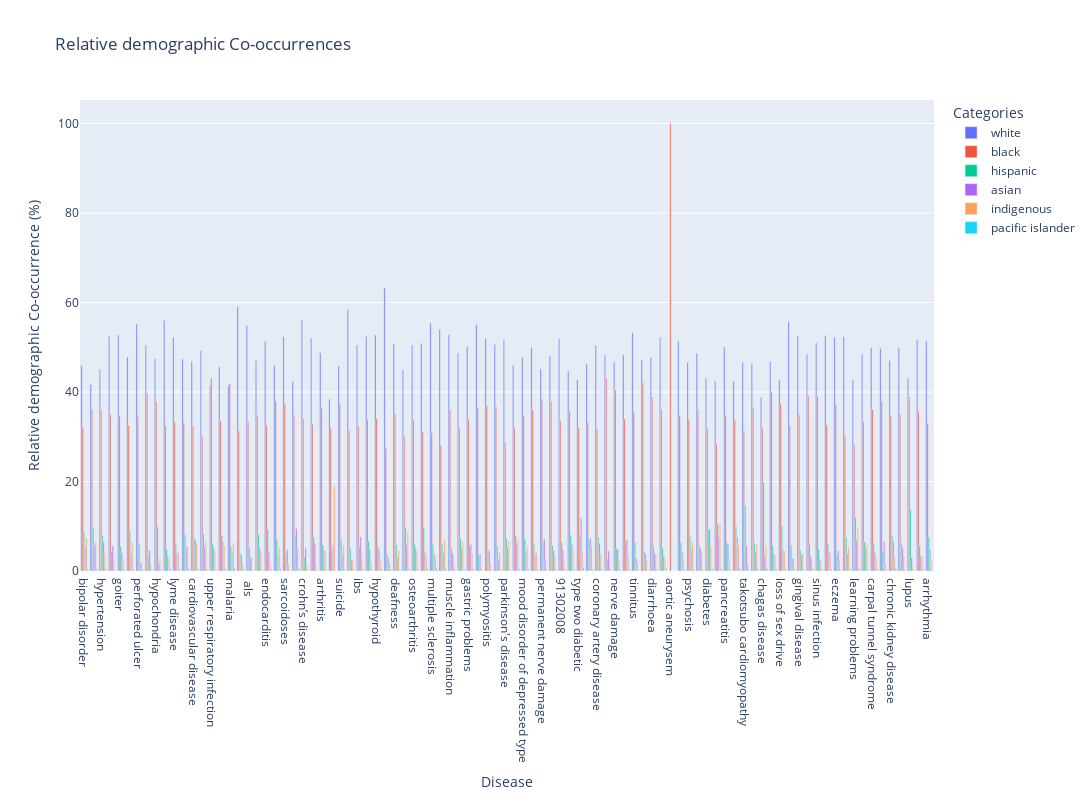

Notebook code for this chart:
### Code cell
# Now, use Plotly Express to create the visualization
fig = px.bar(
    counts_df,
    x="disease",
    y="normalized_by_demo_mentions",
    color="demographic",
    barmode="group",
    title="Relative demographic Co-occurrences",
)

# Customizing the layout
fig.update_layout(
    xaxis_title="Disease",
    yaxis_title="Relative demographic Co-occurrence (%)",
    legend_title="Categories",
    autosize=False,
    width=1400,
    height=800,
)

fig.update_xaxes(categoryorder="total descending")
fig.show()

### Figure 1 — Plotly figure (JSON) as saved in the notebook; plotly's stock layout.template omitted (floating-point values rounded to 4 significant figures)
{"data": [{"alignmentgroup": "True", "hovertemplate": "demographic=white<br>disease=%{x}<br>normalized_by_demo_mentions=%{y}<extra></extra>", "legendgroup": "white", "marker": {"color": "#636efa", "pattern": {"shape": ""}}, "name": "white", "offsetgroup": "white", "orientation": "v", "showlegend": true, "textposition": "auto", "type": "bar", "x": ["hiv/aids", "covid-19", "takotsubo cardiomyopathy", "tuberculoses", "endocarditis", "syphilis", "hypertension", "sarcoidoses", "hepatitis b", "ulcerative colitis", "crohn’s disease", "chagas disease", "diastolic dysfunction", "goiter", "arthritis", "repetitive stress syndrome", "flu", "suicide", "visual anomalies", "loss of sex drive", "menstruation", "perforated ulcer", "ibs", "acne", "achilles tendinitis", "bipolar disorder", "hyperthyroid", "hypothyroid", "acute kidney failure", "deafness", "hypochondria", "gingival disease", "disability", "osteoarthritis", " mi ", "lyme disease", "labyrinthitis", "fibromyalgia", "multiple sclerosis", "acute gastritis", "muscle inflammation", "alzheimer's", "gastric problems", "oesophageal ulcer", "polymyositis", "bronchitis", "parkinson's disease", "restless legs syndrome", "inflammatory disorder of tendon", "mood disorder of depressed type", "sinus infection", " mnd ", "permanent nerve damage", "gall bladder disease", "infection", "91302008", "menopause", "eczema", "type two diabetic", "type one diabetic", "parkinson", "cardiovascular disease", "learning problems", "dementia", "chronic fatigue syndrome", "coronary artery disease", "upper respiratory infection", "alopecia", "sexual dysfunction", "nerve damage", "carpal tunnel syndrome", "liver failure", "tinnitus", "malaria", "phlebitis", "diarrhoea", "vision problems", "aortic aneurysem", "urinary tract infection", "psychosis", "rheumatoid arthritis", "diabetes", "stevens johnson syndrome", "mental illness", "pancreatitis", "adenomyosis", " als ", "chronic kidney disease", "endometriosis", "asthma", "lupus", "pneumonia", "arrhythmia"], "xaxis": "x", "y": [41.69, 42.48, 46.62, 46.45, 51.4, 45.85, 45.05, 52.34, 42.38, 52.43, 56.22, 38.81, 52.05, 52.79, 48.78, 38.41, 46.84, 45.82, 58.41, 42.75, 47.81, 55.15, 50.5, 50.43, 55.7, 45.89, 52.47, 52.74, 63.39, 50.72, 47.43, 52.63, 44.88, 50.53, 56.01, 52.23, 50.88, 47.35, 55.41, 53.98, 52.87, 48.75, 50.15, 55.09, 51.97, 50.64, 51.68, 46.03, 48.42, 47.83, 51.03, 50.0, 45.09, 52.58, 48.05, 51.88, 44.7, 52.17, 42.82, 46.22, 52.37, 46.85, 42.72, 49.27, 48.45, 50.47, 41.32, 48.27, 45.62, 46.78, 49.93, 48.34, 53.25, 41.44, 47.13, 47.75, 52.17, 0, 51.28, 46.62, 48.61, 43.08, 49.76, 42.46, 50.08, 59.03, 54.82, 47.07, 49.93, 47.18, 43.06, 51.75, 51.47], "yaxis": "y"}, {"alignmentgroup": "True", "hovertemplate": "demographic=black<br>disease=%{x}<br>normalized_by_demo_mentions=%{y}<extra></extra>", "legendgroup": "black", "marker": {"color": "#EF553B", "pattern": {"shape": ""}}, "name": "black", "offsetgroup": "black", "orientation": "v", "showlegend": true, "textposition": "auto", "type": "bar", "x": ["hiv/aids", "covid-19", "takotsubo cardiomyopathy", "tuberculoses", "endocarditis", "syphilis", "hypertension", "sarcoidoses", "hepatitis b", "ulcerative colitis", "crohn’s disease", "chagas disease", "diastolic dysfunction", "goiter", "arthritis", "repetitive stress syndrome", "flu", "suicide", "visual anomalies", "loss of sex drive", "menstruation", "perforated ulcer", "ibs", "acne", "achilles tendinitis", "bipolar disorder", "hyperthyroid", "hypothyroid", "acute kidney failure", "deafness", "hypochondria", "gingival disease", "disability", "osteoarthritis", " mi ", "lyme disease", "labyrinthitis", "fibromyalgia", "multiple sclerosis", "acute gastritis", "muscle inflammation", "alzheimer's", "gastric problems", "oesophageal ulcer", "polymyositis", "bronchitis", "parkinson's disease", "restless legs syndrome", "inflammatory disorder of tendon", "mood disorder of depressed type", "sinus infection", " mnd ", "permanent nerve damage", "gall bladder disease", "infection", "91302008", "menopause", "eczema", "type two diabetic", "type one diabetic", "parkinson", "cardiovascular disease", "learning problems", "dementia", "chronic fatigue syndrome", "coronary artery disease", "upper respiratory infection", "alopecia", "sexual dysfunction", "nerve damage", "carpal tunnel syndrome", "liver failure", "tinnitus", "malaria", "phlebitis", "diarrhoea", "vision problems", "aortic aneurysem", "urinary tract infection", "psychosis", "rheumatoid arthritis", "diabetes", "stevens johnson syndrome", "mental illness", "pancreatitis", "adenomyosis", " als ", "chronic kidney disease", "endometriosis", "asthma", "lupus", "pneumonia", "arrhythmia"], "xaxis": "x", "y": [36.19, 33.68, 31.36, 36.67, 32.62, 37.98, 36.03, 37.24, 34.81, 35.04, 34.0, 31.91, 32.83, 34.69, 36.43, 31.9, 39.95, 37.2, 31.41, 37.37, 32.5, 34.54, 32.44, 39.73, 32.43, 32.06, 33.79, 34.02, 27.5, 35.31, 37.88, 34.9, 30.12, 33.7, 32.46, 33.32, 31.07, 33.13, 30.9, 28.13, 35.98, 31.93, 33.94, 36.47, 36.98, 36.71, 28.85, 32.1, 39.16, 34.7, 39.13, 35.93, 38.35, 32.64, 37.87, 33.61, 35.68, 37.14, 31.95, 33.12, 30.27, 32.35, 28.21, 30.04, 33.34, 31.75, 43.13, 43.13, 33.54, 40.45, 36.08, 33.96, 35.46, 41.91, 42.09, 38.89, 36.13, 100, 34.74, 33.87, 36.17, 31.92, 37.94, 28.41, 34.7, 31.31, 33.53, 34.55, 34.96, 34.69, 38.87, 35.68, 33.06], "yaxis": "y"}, {"alignmentgroup": "True", "hovertemplate": "demographic=hispanic<br>disease=%{x}<br>normalized_by_demo_mentions=%{y}<extra></extra>", "legendgroup": "hispanic", "marker": {"color": "#00cc96", "pattern": {"shape": ""}}, "name": "hispanic", "offsetgroup": "hispanic", "orientation": "v", "showlegend": true, "textposition": "auto", "type": "bar", "x": ["hiv/aids", "covid-19", "takotsubo cardiomyopathy", "tuberculoses", "endocarditis", "syphilis", "hypertension", "sarcoidoses", "hepatitis b", "ulcerative colitis", "crohn’s disease", "chagas disease", "diastolic dysfunction", "goiter", "arthritis", "repetitive stress syndrome", "flu", "suicide", "visual anomalies", "loss of sex drive", "menstruation", "perforated ulcer", "ibs", "acne", "achilles tendinitis", "bipolar disorder", "hyperthyroid", "hypothyroid", "acute kidney failure", "deafness", "hypochondria", "gingival disease", "disability", "osteoarthritis", " mi ", "lyme disease", "labyrinthitis", "fibromyalgia", "multiple sclerosis", "acute gastritis", "muscle inflammation", "alzheimer's", "gastric problems", "oesophageal ulcer", "polymyositis", "bronchitis", "parkinson's disease", "restless legs syndrome", "inflammatory disorder of tendon", "mood disorder of depressed type", "sinus infection", " mnd ", "permanent nerve damage", "gall bladder disease", "infection", "91302008", "menopause", "eczema", "type two diabetic", "type one diabetic", "parkinson", "cardiovascular disease", "learning problems", "dementia", "chronic fatigue syndrome", "coronary artery disease", "upper respiratory infection", "alopecia", "sexual dysfunction", "nerve damage", "carpal tunnel syndrome", "liver failure", "tinnitus", "malaria", "phlebitis", "diarrhoea", "vision problems", "aortic aneurysem", "urinary tract infection", "psychosis", "rheumatoid arthritis", "diabetes", "stevens johnson syndrome", "mental illness", "pancreatitis", "adenomyosis", " als ", "chronic kidney disease", "endometriosis", "asthma", "lupus", "pneumonia", "arrhythmia"], "xaxis": "x", "y": [9.534, 9.963, 14.57, 6.315, 9.382, 7.109, 7.94, 3.982, 7.688, 4.492, 3.102, 19.73, 7.495, 5.461, 5.797, 4.905, 5.538, 7.209, 5.019, 10.14, 8.954, 6.126, 5.392, 3.117, 5.767, 8.742, 6.742, 5.603, 3.838, 5.916, 9.894, 4.651, 9.798, 5.945, 4.875, 5.844, 9.789, 8.097, 5.879, 5.989, 4.982, 7.23, 5.546, 3.547, 4.755, 5.507, 7.269, 7.879, 5.867, 7.122, 4.877, 5.964, 6.586, 6.033, 5.721, 6.363, 7.909, 3.576, 7.843, 7.281, 7.582, 7.315, 11.95, 8.188, 6.497, 7.515, 6.269, 2.64, 8.063, 5.007, 5.882, 6.842, 6.414, 5.498, 4.426, 5.462, 5.139, 0, 6.343, 7.787, 5.634, 9.229, 4.055, 10.44, 6.336, 3.978, 5.354, 7.883, 6.33, 8.171, 13.8, 5.558, 7.536], "yaxis": "y"}, {"alignmentgroup": "True", "hovertemplate": "demographic=asian<br>disease=%{x}<br>normalized_by_demo_mentions=%{y}<extra></extra>", "legendgroup": "asian", "marker": {"color": "#ab63fa", "pattern": {"shape": ""}}, "name": "asian", "offsetgroup": "asian", "orientation": "v", "showlegend": true, "textposition": "auto", "type": "bar", "x": ["hiv/aids", "covid-19", "takotsubo cardiomyopathy", "tuberculoses", "endocarditis", "syphilis", "hypertension", "sarcoidoses", "hepatitis b", "ulcerative colitis", "crohn’s disease", "chagas disease", "diastolic dysfunction", "goiter", "arthritis", "repetitive stress syndrome", "flu", "suicide", "visual anomalies", "loss of sex drive", "menstruation", "perforated ulcer", "ibs", "acne", "achilles tendinitis", "bipolar disorder", "hyperthyroid", "hypothyroid", "acute kidney failure", "deafness", "hypochondria", "gingival disease", "disability", "osteoarthritis", " mi ", "lyme disease", "labyrinthitis", "fibromyalgia", "multiple sclerosis", "acute gastritis", "muscle inflammation", "alzheimer's", "gastric problems", "oesophageal ulcer", "polymyositis", "bronchitis", "parkinson's disease", "restless legs syndrome", "inflammatory disorder of tendon", "mood disorder of depressed type", "sinus infection", " mnd ", "permanent nerve damage", "gall bladder disease", "infection", "91302008", "menopause", "eczema", "type two diabetic", "type one diabetic", "parkinson", "cardiovascular disease", "learning problems", "dementia", "chronic fatigue syndrome", "coronary artery disease", "upper respiratory infection", "alopecia", "sexual dysfunction", "nerve damage", "carpal tunnel syndrome", "liver failure", "tinnitus", "malaria", "phlebitis", "diarrhoea", "vision problems", "aortic aneurysem", "urinary tract infection", "psychosis", "rheumatoid arthritis", "diabetes", "stevens johnson syndrome", "mental illness", "pancreatitis", "adenomyosis", " als ", "chronic kidney disease", "endometriosis", "asthma", "lupus", "pneumonia", "arrhythmia"], "xaxis": "x", "y": [5.662, 7.507, 5.593, 4.213, 4.298, 3.279, 6.511, 4.724, 9.481, 5.609, 5.085, 3.483, 6.222, 4.05, 4.576, 5.766, 3.725, 3.579, 2.548, 4.815, 3.975, 1.849, 7.585, 4.656, 2.882, 5.54, 4.815, 4.739, 2.936, 3.097, 1.714, 3.738, 5.855, 5.05, 3.361, 3.854, 4.099, 5.433, 3.774, 3.894, 3.938, 5.218, 6.02, 3.721, 4.422, 2.659, 5.194, 6.235, 3.329, 4.441, 2.569, 3.534, 7.153, 4.328, 4.562, 4.741, 6.059, 4.56, 11.88, 7.34, 3.906, 6.936, 6.908, 5.404, 5.19, 6.205, 5.018, 4.513, 6.512, 4.905, 4.077, 6.893, 2.794, 4.29, 3.777, 4.024, 3.358, 0, 4.427, 4.817, 5.004, 9.38, 6.559, 7.472, 5.982, 3.516, 3.06, 6.655, 5.211, 5.187, 3.002, 3.284, 4.935], "yaxis": "y"}, {"alignmentgroup": "True", "hovertemplate": "demographic=indigenous<br>disease=%{x}<br>normalized_by_demo_mentions=%{y}<extra></extra>", "legendgroup": "indigenous", "marker": {"color": "#FFA15A", "pattern": {"shape": ""}}, "name": "indigenous", "offsetgroup": "indigenous", "orientation": "v", "showlegend": true, "textposition": "auto", "type": "bar", "x": ["hiv/aids", "covid-19", "takotsubo cardiomyopathy", "tuberculoses", "endocarditis", "syphilis", "hypertension", "sarcoidoses", "hepatitis b", "ulcerative colitis", "crohn’s disease", "chagas disease", "diastolic dysfunction", "goiter", "arthritis", "repetitive stress syndrome", "flu", "suicide", "visual anomalies", "loss of sex drive", "menstruation", "perforated ulcer", "ibs", "acne", "achilles tendinitis", "bipolar disorder", "hyperthyroid", "hypothyroid", "acute kidney failure", "deafness", "hypochondria", "gingival disease", "disability", "osteoarthritis", " mi ", "lyme disease", "labyrinthitis", "fibromyalgia", "multiple sclerosis", "acute gastritis", "muscle inflammation", "alzheimer's", "gastric problems", "oesophageal ulcer", "polymyositis", "bronchitis", "parkinson's disease", "restless legs syndrome", "inflammatory disorder of tendon", "mood disorder of depressed type", "sinus infection", " mnd ", "permanent nerve damage", "gall bladder disease", "infection", "91302008", "menopause", "eczema", "type two diabetic", "type one diabetic", "parkinson", "cardiovascular disease", "learning problems", "dementia", "chronic fatigue syndrome", "coronary artery disease", "upper respiratory infection", "alopecia", "sexual dysfunction", "nerve damage", "carpal tunnel syndrome", "liver failure", "tinnitus", "malaria", "phlebitis", "diarrhoea", "vision problems", "aortic aneurysem", "urinary tract infection", "psychosis", "rheumatoid arthritis", "diabetes", "stevens johnson syndrome", "mental illness", "pancreatitis", "adenomyosis", " als ", "chronic kidney disease", "endometriosis", "asthma", "lupus", "pneumonia", "arrhythmia"], "xaxis": "x", "y": [6.473, 5.779, 1.424, 5.888, 1.955, 5.255, 3.944, 1.49, 4.915, 2.182, 1.415, 5.567, 1.264, 2.631, 4.037, 18.98, 3.498, 5.807, 2.495, 4.462, 6.415, 1.918, 3.682, 1.813, 2.8, 7.367, 1.884, 2.438, 1.906, 4.665, 2.826, 3.778, 8.815, 4.359, 2.797, 4.205, 3.529, 5.436, 3.377, 7.184, 1.907, 6.453, 3.975, 1.112, 1.639, 4.155, 6.63, 7.27, 2.694, 5.506, 1.995, 4.169, 2.478, 4.01, 3.407, 2.983, 5.232, 2.312, 4.62, 5.603, 5.394, 6.038, 9.464, 6.711, 6.068, 3.685, 3.95, 1.266, 5.731, 2.481, 3.585, 3.554, 1.898, 6.189, 2.365, 3.554, 2.715, 0, 2.828, 6.573, 4.25, 5.532, 1.435, 10.71, 2.543, 1.746, 2.946, 3.241, 3.254, 4.3, 1.102, 3.301, 2.734], "yaxis": "y"}, {"alignmentgroup": "True", "hovertemplate": "demographic=pacific islander<br>disease=%{x}<br>normalized_by_demo_mentions=%{y}<extra></extra>", "legendgroup": "pacific islander", "marker": {"color": "#19d3f3", "pattern": {"shape": ""}}, "name": "pacific islander", "offsetgroup": "pacific islander", "orientation": "v", "showlegend": true, "textposition": "auto", "type": "bar", "x": ["hiv/aids", "covid-19", "takotsubo cardiomyopathy", "tuberculoses", "endocarditis", "syphilis", "hypertension", "sarcoidoses", "hepatitis b", "ulcerative colitis", "crohn’s disease", "chagas disease", "diastolic dysfunction", "goiter", "arthritis", "repetitive stress syndrome", "flu", "suicide", "visual anomalies", "loss of sex drive", "menstruation", "perforated ulcer", "ibs", "acne", "achilles tendinitis", "bipolar disorder", "hyperthyroid", "hypothyroid", "acute kidney failure", "deafness", "hypochondria", "gingival disease", "disability", "osteoarthritis", " mi ", "lyme disease", "labyrinthitis", "fibromyalgia", "multiple sclerosis", "acute gastritis", "muscle inflammation", "alzheimer's", "gastric problems", "oesophageal ulcer", "polymyositis", "bronchitis", "parkinson's disease", "restless legs syndrome", "inflammatory disorder of tendon", "mood disorder of depressed type", "sinus infection", " mnd ", "permanent nerve damage", "gall bladder disease", "infection", "91302008", "menopause", "eczema", "type two diabetic", "type one diabetic", "parkinson", "cardiovascular disease", "learning problems", "dementia", "chronic fatigue syndrome", "coronary artery disease", "upper respiratory infection", "alopecia", "sexual dysfunction", "nerve damage", "carpal tunnel syndrome", "liver failure", "tinnitus", "malaria", "phlebitis", "diarrhoea", "vision problems", "aortic aneurysem", "urinary tract infection", "psychosis", "rheumatoid arthritis", "diabetes", "stevens johnson syndrome", "mental illness", "pancreatitis", "adenomyosis", " als ", "chronic kidney disease", "endometriosis", "asthma", "lupus", "pneumonia", "arrhythmia"], "xaxis": "x", "y": [0.4476, 0.5987, 0.4317, 0.462, 0.3502, 0.525, 0.5268, 0.2242, 0.7247, 0.2441, 0.1713, 0.494, 0.1344, 0.3706, 0.3815, 0.03744, 0.4545, 0.3784, 0.1169, 0.4717, 0.3459, 0.4155, 0.3989, 0.253, 0.422, 0.3963, 0.304, 0.4608, 0.4352, 0.2941, 0.2543, 0.3059, 0.5358, 0.4116, 0.496, 0.5542, 0.6382, 0.5536, 0.66, 0.8163, 0.3252, 0.4176, 0.3695, 0.06123, 0.2371, 0.3254, 0.3846, 0.4791, 0.5329, 0.4041, 0.4052, 0.3994, 0.3369, 0.4104, 0.3876, 0.4262, 0.4234, 0.2429, 0.8785, 0.4271, 0.4821, 0.5069, 0.7482, 0.3856, 0.4551, 0.3835, 0.3122, 0.1818, 0.533, 0.3772, 0.4436, 0.4148, 0.1818, 0.6779, 0.2179, 0.326, 0.4887, 0, 0.3823, 0.3406, 0.3308, 0.8538, 0.2505, 0.5172, 0.3609, 0.4208, 0.2904, 0.6072, 0.3162, 0.4737, 0.1663, 0.4286, 0.2703], "yaxis": "y"}], "layout": {"autosize": false, "barmode": "group", "height": 800, "legend": {"title": {"text": "Categories"}, "tracegroupgap": 0}, "title": {"text": "Relative demographic Co-occurrences"}, "width": 1400, "xaxis": {"anchor": "y", "categoryorder": "total descending", "domain": [0, 1], "title": {"text": "Disease"}}, "yaxis": {"anchor": "x", "domain": [0, 1], "title": {"text": "Relative demographic Co-occurrence (%)"}}}}
